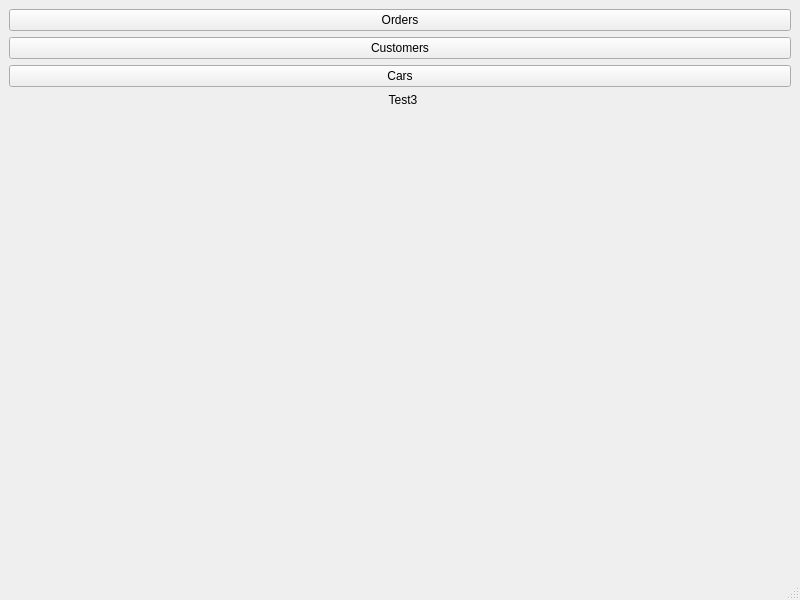
<?xml version="1.0" encoding="UTF-8"?>
<ui version="4.0">
 <class>MainWindow</class>
 <widget class="QMainWindow" name="MainWindow">
  <property name="geometry">
   <rect>
    <x>0</x>
    <y>0</y>
    <width>800</width>
    <height>600</height>
   </rect>
  </property>
  <property name="windowTitle">
   <string>MainWindow</string>
  </property>
  <widget class="QWidget" name="centralwidget">
   <layout class="QVBoxLayout" name="verticalLayout">
    <item>
     <layout class="QFormLayout" name="formLayout">
      <item row="0" column="0" colspan="2">
       <widget class="QPushButton" name="pushButton">
        <property name="text">
         <string>Orders</string>
        </property>
       </widget>
      </item>
      <item row="1" column="0" colspan="2">
       <widget class="QPushButton" name="pushButton_2">
        <property name="text">
         <string>Customers</string>
        </property>
       </widget>
      </item>
      <item row="2" column="0" colspan="2">
       <widget class="QPushButton" name="pushButton_3">
        <property name="text">
         <string>Cars</string>
        </property>
       </widget>
      </item>
      <item row="3" column="1">
       <widget class="QLabel" name="label">
        <property name="text">
         <string>Test3</string>
        </property>
        <property name="alignment">
         <set>Qt::AlignCenter</set>
        </property>
       </widget>
      </item>
     </layout>
    </item>
   </layout>
  </widget>
  <widget class="QMenuBar" name="menubar">
   <property name="geometry">
    <rect>
     <x>0</x>
     <y>0</y>
     <width>800</width>
     <height>24</height>
    </rect>
   </property>
  </widget>
  <widget class="QStatusBar" name="statusbar"/>
 </widget>
 <resources/>
 <connections/>
</ui>
